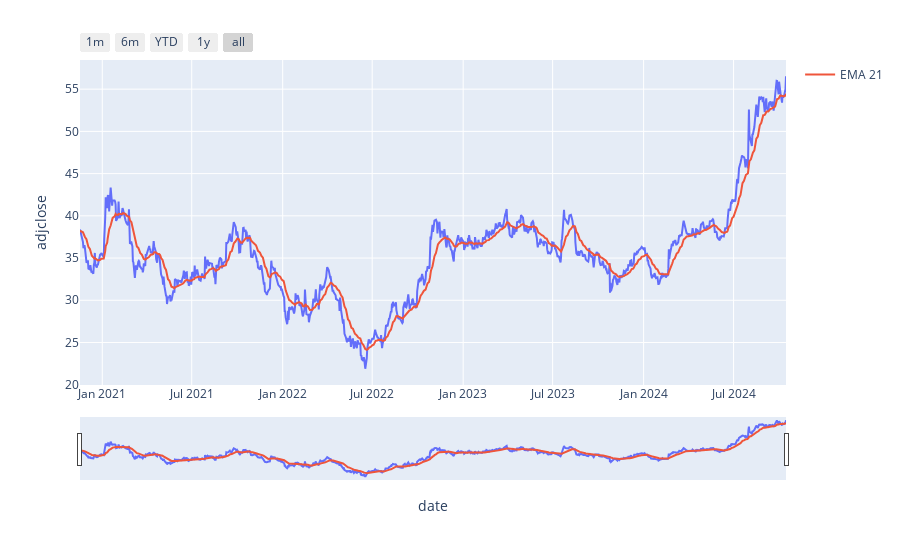

Write notebook code for a chart like this one.
### Code cell
#Plot
fig = px.line(data, x='date', y='adjclose')
fig.add_scatter(x=data['date'], y=data['EMA_21'], mode='lines', name='EMA 21')


fig.update_xaxes(
    rangeslider_visible=True,
    rangeselector=dict(
        buttons=list([
            dict(count=1, label="1m", step="month", stepmode="backward"),
            dict(count=6, label="6m", step="month", stepmode="backward"),
            dict(count=1, label="YTD", step="year", stepmode="todate"),
            dict(count=1, label="1y", step="year", stepmode="backward"),
            dict(step="all")
        ])
    )
)

### Figure 1 — Plotly figure (JSON) as saved in the notebook; plotly's stock layout.template omitted (floating-point values rounded to 4 significant figures; data arrays with more than 128 entries replaced by an {"elided": "..."} marker saying what was removed)
{"data": [{"hovertemplate": "date=%{x}<br>adjclose=%{y}<extra></extra>", "legendgroup": "", "line": {"color": "#636efa", "dash": "solid"}, "marker": {"symbol": "circle"}, "mode": "lines", "name": "", "orientation": "v", "showlegend": false, "type": "scatter", "x": {"elided": "975 str values"}, "xaxis": "x", "y": {"elided": "975 float values"}, "yaxis": "y"}, {"mode": "lines", "name": "EMA 21", "type": "scatter", "x": {"elided": "975 str values"}, "y": {"elided": "975 float values"}}], "layout": {"legend": {"tracegroupgap": 0}, "margin": {"t": 60}, "xaxis": {"anchor": "y", "domain": [0, 1], "rangeselector": {"buttons": [{"count": 1, "label": "1m", "step": "month", "stepmode": "backward"}, {"count": 6, "label": "6m", "step": "month", "stepmode": "backward"}, {"count": 1, "label": "YTD", "step": "year", "stepmode": "todate"}, {"count": 1, "label": "1y", "step": "year", "stepmode": "backward"}, {"step": "all"}]}, "rangeslider": {"visible": true}, "title": {"text": "date"}}, "yaxis": {"anchor": "x", "domain": [0, 1], "title": {"text": "adjclose"}}}}
